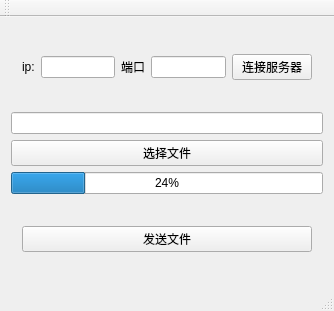
<?xml version="1.0" encoding="UTF-8"?>
<ui version="4.0">
 <class>MainWindow</class>
 <widget class="QMainWindow" name="MainWindow">
  <property name="geometry">
   <rect>
    <x>0</x>
    <y>0</y>
    <width>334</width>
    <height>311</height>
   </rect>
  </property>
  <property name="windowTitle">
   <string>MainWindow</string>
  </property>
  <widget class="QWidget" name="centralWidget">
   <layout class="QGridLayout" name="gridLayout_2">
    <item row="0" column="0">
     <widget class="QWidget" name="widget" native="true">
      <layout class="QHBoxLayout" name="horizontalLayout">
       <item>
        <widget class="QLabel" name="label">
         <property name="text">
          <string>ip:</string>
         </property>
        </widget>
       </item>
       <item>
        <widget class="QLineEdit" name="ip"/>
       </item>
       <item>
        <widget class="QLabel" name="label_2">
         <property name="text">
          <string>端口</string>
         </property>
        </widget>
       </item>
       <item>
        <widget class="QLineEdit" name="port"/>
       </item>
       <item>
        <widget class="QPushButton" name="connetServer">
         <property name="text">
          <string>连接服务器</string>
         </property>
        </widget>
       </item>
      </layout>
     </widget>
    </item>
    <item row="1" column="0">
     <widget class="QLineEdit" name="FilePath"/>
    </item>
    <item row="2" column="0">
     <widget class="QPushButton" name="selFile">
      <property name="text">
       <string>选择文件</string>
      </property>
     </widget>
    </item>
    <item row="3" column="0">
     <widget class="QProgressBar" name="progressBar">
      <property name="value">
       <number>24</number>
      </property>
     </widget>
    </item>
    <item row="4" column="0">
     <widget class="QWidget" name="widget_2" native="true">
      <layout class="QGridLayout" name="gridLayout">
       <item row="0" column="0">
        <widget class="QPushButton" name="sendFileBtn">
         <property name="text">
          <string>发送文件</string>
         </property>
        </widget>
       </item>
      </layout>
     </widget>
    </item>
   </layout>
  </widget>
  <widget class="QMenuBar" name="menuBar">
   <property name="geometry">
    <rect>
     <x>0</x>
     <y>0</y>
     <width>334</width>
     <height>23</height>
    </rect>
   </property>
  </widget>
  <widget class="QToolBar" name="mainToolBar">
   <attribute name="toolBarArea">
    <enum>TopToolBarArea</enum>
   </attribute>
   <attribute name="toolBarBreak">
    <bool>false</bool>
   </attribute>
  </widget>
  <widget class="QStatusBar" name="statusBar"/>
 </widget>
 <layoutdefault spacing="6" margin="11"/>
 <resources/>
 <connections/>
</ui>
